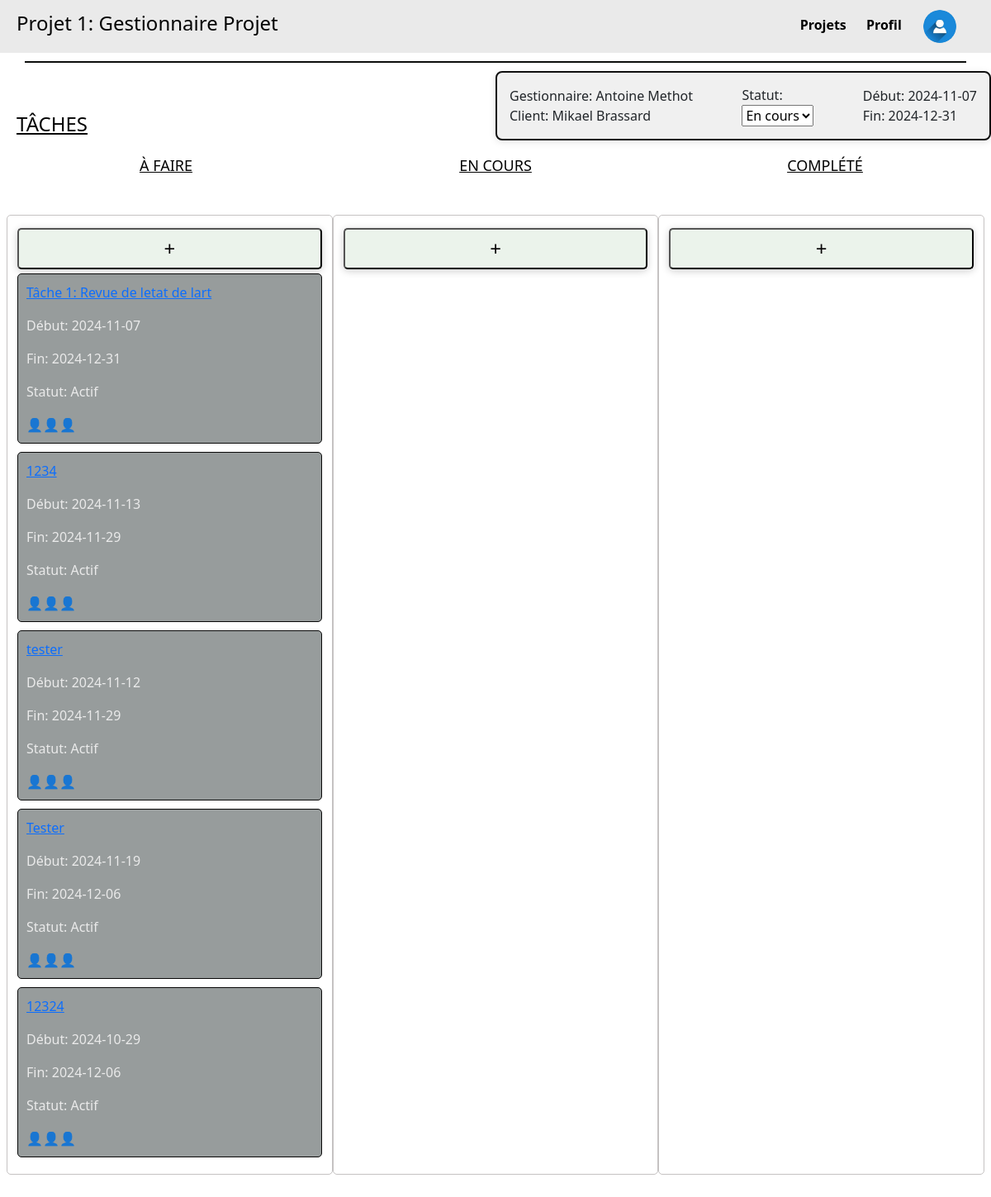
Before: /projet/1 with the older database file.
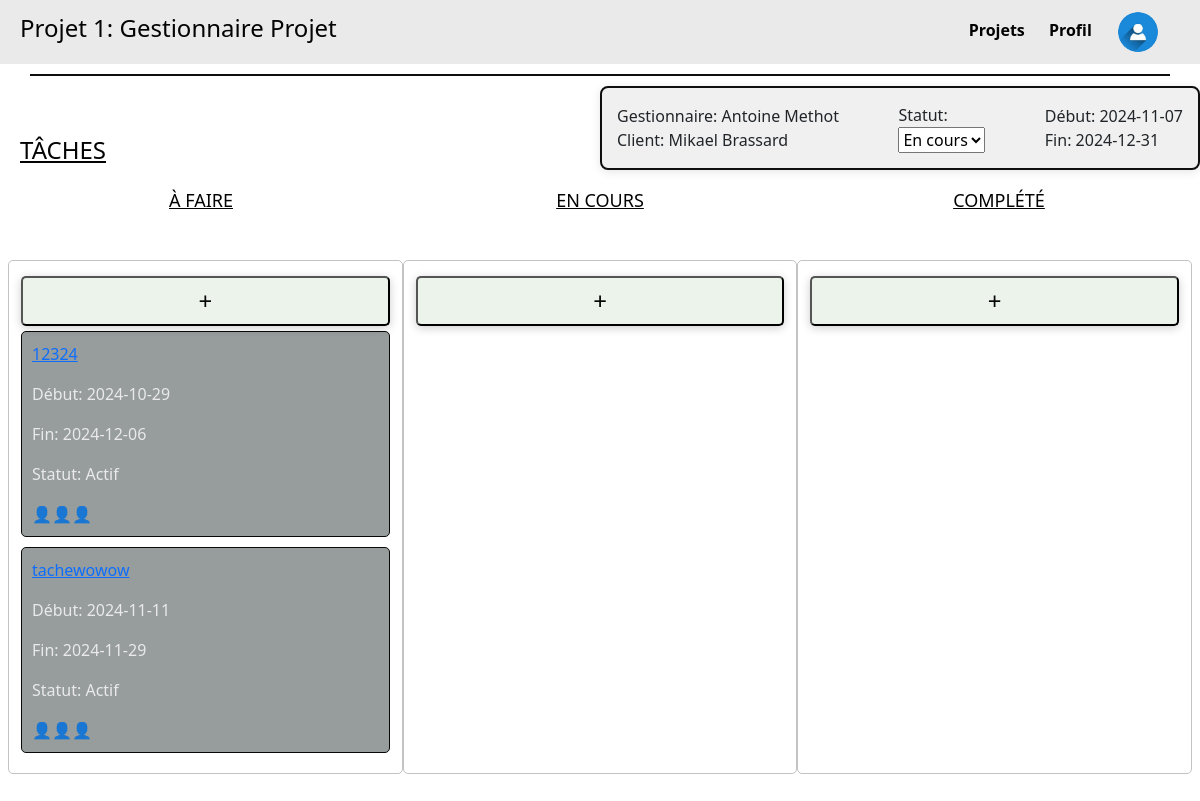
After: the same page with the newer database file.
### tables this page shows
CREATE TABLE Projet_proj (
    proj_id INTEGER PRIMARY KEY,
    proj_clnt_id INTEGER NOT NULL,
    proj_etat_etat INTEGER NOT NULL,
    proj_emp_id INTEGER NOT NULL,
    proj_nom TEXT NOT NULL,
    proj_dateDebut DATE,
    proj_dateFin DATE,
    proj_isTemplate BOOLEAN,
    FOREIGN KEY (proj_clnt_id) REFERENCES Client_clnt(clnt_id),
    FOREIGN KEY (proj_etat_etat) REFERENCES Etat_etat(etat_id),
    FOREIGN KEY (proj_emp_id) REFERENCES Employee_emp(emp_id)
);

CREATE TABLE Tache_tch (
    tch_id INTEGER PRIMARY KEY,
    tch_proj_id INTEGER NOT NULL,
    tch_etat_etat INTEGER NOT NULL,
    tch_parent INTEGER,
    tch_nom TEXT NOT NULL,
    tch_dateDebut DATE,
    tch_dateFin DATE,
    FOREIGN KEY (tch_proj_id) REFERENCES Projet_proj(proj_id),
    FOREIGN KEY (tch_etat_etat) REFERENCES Etat_etat(etat_id),
    FOREIGN KEY (tch_parent) REFERENCES Tache_tch(tch_id)
);

CREATE TABLE Etat_etat (
    etat_id INTEGER PRIMARY KEY,
    etat_nom TEXT NOT NULL
);

### main.py (the view)
@app.route('/projet/<int:id>', methods=['GET'])
def projet(id):
    projet = get_projet_by_id(id)
    if projet is None:
        return "Project not found", 404  # Or render a custom 404 page
    taches = get_taches_by_project(id)
    return render_template('projet.html', projet=projet, taches=taches)

### main.py (called while the page is built)
def get_taches_by_project(proj_id):
    conn = sqlite3.connect(DB)  # Connect to the database
    cursor = conn.cursor()
    query = """
    SELECT
        Tache_tch.tch_id AS id,
        Tache_tch.tch_proj_id AS projet_id,
        Etat_etat.etat_nom AS statut,  -- Get the status name instead of its ID
        Tache_tch.tch_nom AS nom,
        Tache_tch.tch_dateDebut AS dateDebut,
        Tache_tch.tch_dateFin AS dateFin
    FROM Tache_tch
    LEFT JOIN Etat_etat ON Tache_tch.tch_etat_etat = Etat_etat.etat_id  -- Join with the Etat_etat table
    WHERE Tache_tch.tch_proj_id = ?;
    """
    cursor.execute(query, (proj_id,))
    taches = cursor.fetchall()
    conn.close()
    return taches

### templates/projet.html (shortened to what this page needs)
<!DOCTYPE html>
<html lang="fr">
  <head>
    <link rel="stylesheet" href="/static/css/style.css" />
    <link
      href="https://cdn.jsdelivr.net/npm/bootstrap@5.3.3/dist/css/bootstrap.min.css"
      rel="stylesheet"
    />
  </head>
  <body>
    <div class="header">
      <h4>{{ projet[4] }}</h4>
      <div class="menu">
        <a href="{{ url_for('listeProjets') }}" class="highlight-link"
          >Projets</a
        >
        <a href="{{ url_for('profil') }}" class="highlight-link">Profil</a>
        <a href="#" class="user-icon">
          <img
            src="../static/images/icon_utiliateur.jpg"
            alt="User Icon"
            width="40"
            height="40"
          />
        </a>
      </div>
    </div>
    <div class="divider"></div>
    <h4 class="taches">TÂCHES</h4>
    <div class="project-details">
      <div class="part1">
        <p>Gestionnaire: {{ projet[8] }}</p>
        <p>Client: {{ projet[7] }}</p>
      </div>
      <div class="part2">
        <label for="status">Statut:</label>
        <select id="status">
          <option value="en_cours">En cours</option>
        </select>
      </div>
      <div class="part3">
        <p>Début: {{ projet[5] }}</p>
        <p>Fin: {{ projet[6] }}</p>
      </div>
    </div>
    <div class="task-status">
      <h4 class="A_faire">À FAIRE</h4>
      <h4 class="en_cours">EN COURS</h4>
      <h4 class="complete">COMPLÉTÉ</h4>
    </div>
    <div class="tasks-container row">
      <div
        class="column col-12 col-md-4"
        ondrop="drop(event)"
        ondragover="allowDrop(event)"
      >
        <button class="add-button" onclick="showTaskForm()">+</button>
        {% for tache in taches %}
        <div class="task" id="task1" draggable="true" ondragstart="drag(event)">
          <a href="{{ url_for('tache', projid=projet[0], tacheid=tache[0]) }}">
            <p>{{ tache[3] }}</p>
          </a>
          <p>Début: {{ tache[4] }}</p>
          <p>Fin: {{ tache[5] }}</p>
          <p>Statut: {{ tache[2] }}</p>
          <div class="icons">👤👤👤</div>
        </div>
        {% endfor %}
      </div>
      <div
        class="column col-12 col-md-4"
        ondrop="drop(event)"
        ondragover="allowDrop(event)"
      >
        <button class="add-button" onclick="showTaskForm()">+</button>
      </div>
      <div
        class="column col-12 col-md-4"
        ondrop="drop(event)"
        ondragover="allowDrop(event)"
      >
        <button class="add-button" onclick="showTaskForm()">+</button>
      </div>
    </div>
  </body>
</html>

### static/css/style.css (style rules this page uses)
body { font-family: Arial, sans-serif; margin: 0; padding: 0; background: #eaeaea; background-size: cover; }
.header { display: flex; justify-content: space-between; align-items: center; background-color: #eaeaea; padding: 10px 20px; color: #030303; }
.divider { width: 95%; height: 2px; background-color: #0c0e0c; margin: 10px auto; }
.taches { position: absolute; left: 20px; margin-top: 50px; text-decoration: underline; color: #030303; }
.add-button { width: 100%; height: 50px; background-color: #ebf3eb; color: rgb(7, 6, 6); font-size: 24px; border-radius: 5px; cursor: pointer; margin-top: 5px; box-shadow: 0 2px 10px rgba(0, 0, 0, 0.2); margin-bottom: 5px; }
.highlight-link { position: relative; text-decoration: none; color: #a80c67; padding: 5px 0; }
.menu a { margin-right: 20px; text-decoration: none; color: #020202; font-weight: bold; }
.user-icon { display: inline-block; font-size: 20px; border: 2px solid transparent; background-color: transparent; border-radius: 50%; margin-top: auto; vertical-align: middle; border-radius: 100%; overflow: hidden; margin: 0; padding: 0; }
.project-details { top: 20px; right: 20px; width: 90%; margin-left: auto; max-width: 600px; background-color: #f0f0f0; border: 2px solid #0f0f0f; border-radius: 8px; padding: 15px; box-shadow: 0 2px 10px rgba(3, 3, 3, 0.1); display: flex; justify-content: space-between; align-items: center; }
.part1, .part2, .part3 { display: flex; flex-direction: column; }
.part1 p, .part2 p, .part3 p { margin: 0; }
.column { width: 100%; background-color: transparent; padding: 10px; border: 1px solid #c5c2c2; border-radius: 5px; margin-bottom: 20px; }
.task { background-color: #979c9c; padding: 10px; margin-bottom: 10px; border-radius: 5px; border: 1px solid #080808; color:#eaeaea; }
.icons { display: flex; justify-content: flex-start; }
.task-status { display: flex; justify-content: space-evenly; margin-bottom: 20px; flex-wrap: wrap; }
.A_faire, .en_cours, .complete { margin-top: 20px; font-size: 18px; color: #020202; text-decoration: underline; text-align: center; width: 100%; }
@media (min-width: 576px) { .A_faire, .en_cours, .complete { width: auto; } }
.tasks-container { display: flex; flex-wrap: wrap; justify-content: space-between; padding: 20px; }
@media (min-width: 768px) { .A_faire, .en_cours, .complete { width: 33%; } }
.task { background-color: #979c9c; padding: 10px; margin-bottom: 10px; border-radius: 5px; border: 1px solid #080808; color:#eaeaea; cursor: move; }

Changed rows visible on the page:
removed Tache_tch: tch_nom "Tâche 1: Revue de letat de lart", tch_dateDebut "2024-11-07", tch_dateFin "2024-12-31", etat_nom "Actif"
removed Tache_tch: tch_nom "1234", tch_dateDebut "2024-11-13", tch_dateFin "2024-11-29", etat_nom "Actif"
removed Tache_tch: tch_nom "tester", tch_dateDebut "2024-11-12", tch_dateFin "2024-11-29", etat_nom "Actif"
removed Tache_tch: tch_nom "Tester", tch_dateDebut "2024-11-19", tch_dateFin "2024-12-06", etat_nom "Actif"
added Tache_tch: tch_nom "tachewowow", tch_dateDebut "2024-11-11", tch_dateFin "2024-11-29", etat_nom "Actif"
